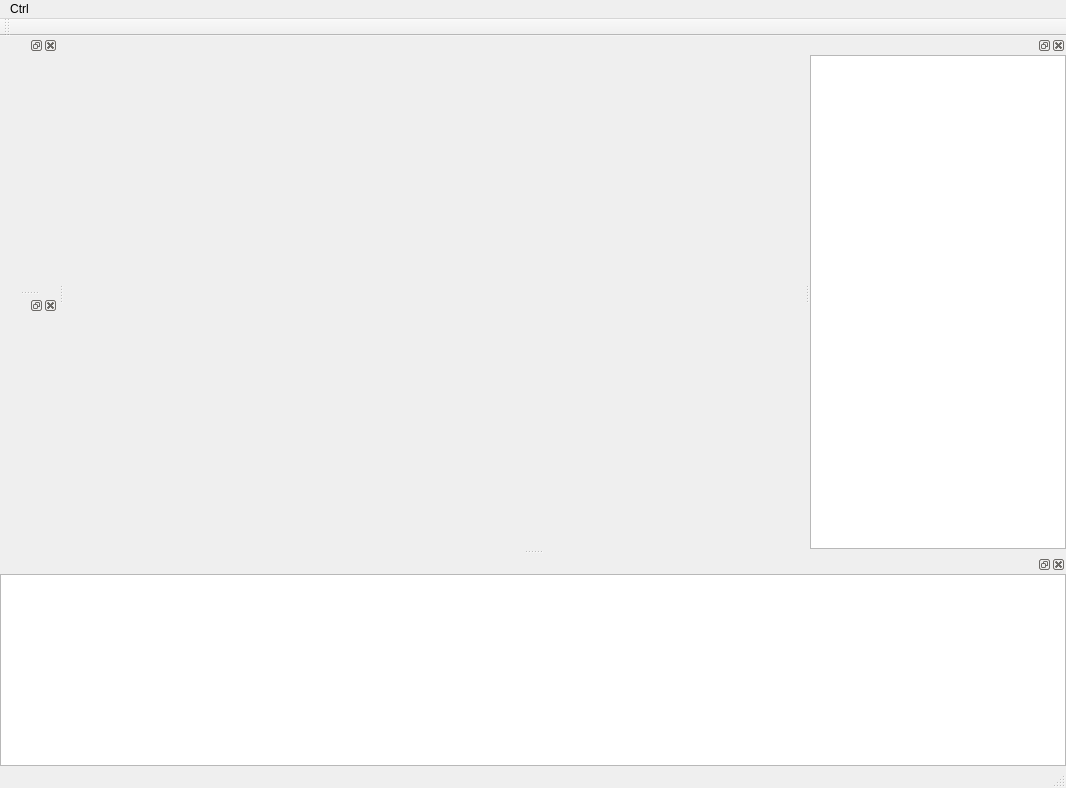
<?xml version="1.0" encoding="UTF-8"?>
<ui version="4.0">
 <class>MissHuoBiClass</class>
 <widget class="QMainWindow" name="MissHuoBiClass">
  <property name="geometry">
   <rect>
    <x>0</x>
    <y>0</y>
    <width>1066</width>
    <height>788</height>
   </rect>
  </property>
  <property name="windowTitle">
   <string>MissHuoBi</string>
  </property>
  <widget class="QWidget" name="centralWidget"/>
  <widget class="QMenuBar" name="menuBar">
   <property name="geometry">
    <rect>
     <x>0</x>
     <y>0</y>
     <width>1066</width>
     <height>23</height>
    </rect>
   </property>
   <widget class="QMenu" name="menuCtrl">
    <property name="title">
     <string>Ctrl</string>
    </property>
    <addaction name="actionConnect"/>
    <addaction name="actionDisconnect"/>
    <addaction name="actionRequest"/>
   </widget>
   <addaction name="menuCtrl"/>
  </widget>
  <widget class="QToolBar" name="mainToolBar">
   <attribute name="toolBarArea">
    <enum>TopToolBarArea</enum>
   </attribute>
   <attribute name="toolBarBreak">
    <bool>false</bool>
   </attribute>
  </widget>
  <widget class="QStatusBar" name="statusBar"/>
  <widget class="QDockWidget" name="dwPanelBoard">
   <attribute name="dockWidgetArea">
    <number>1</number>
   </attribute>
   <widget class="PanelBoard" name="wgPanelBoard"/>
  </widget>
  <widget class="QDockWidget" name="dwMarketBoard">
   <attribute name="dockWidgetArea">
    <number>1</number>
   </attribute>
   <widget class="MarketBoard" name="wgMarketBoard"/>
  </widget>
  <widget class="QDockWidget" name="dockWidget_5">
   <attribute name="dockWidgetArea">
    <number>2</number>
   </attribute>
   <widget class="QWidget" name="dockWidgetContents_4">
    <layout class="QVBoxLayout" name="verticalLayout">
     <property name="spacing">
      <number>9</number>
     </property>
     <property name="leftMargin">
      <number>0</number>
     </property>
     <property name="topMargin">
      <number>0</number>
     </property>
     <property name="rightMargin">
      <number>0</number>
     </property>
     <property name="bottomMargin">
      <number>0</number>
     </property>
     <item>
      <widget class="QTableView" name="tvTradeLog">
       <property name="selectionMode">
        <enum>QAbstractItemView::SingleSelection</enum>
       </property>
       <property name="selectionBehavior">
        <enum>QAbstractItemView::SelectRows</enum>
       </property>
       <property name="verticalScrollMode">
        <enum>QAbstractItemView::ScrollPerPixel</enum>
       </property>
       <property name="horizontalScrollMode">
        <enum>QAbstractItemView::ScrollPerPixel</enum>
       </property>
      </widget>
     </item>
    </layout>
   </widget>
  </widget>
  <widget class="QDockWidget" name="dockLog">
   <attribute name="dockWidgetArea">
    <number>8</number>
   </attribute>
   <widget class="QWidget" name="dwcLog">
    <layout class="QVBoxLayout" name="vlLog">
     <property name="leftMargin">
      <number>0</number>
     </property>
     <property name="topMargin">
      <number>0</number>
     </property>
     <property name="rightMargin">
      <number>0</number>
     </property>
     <property name="bottomMargin">
      <number>0</number>
     </property>
     <item>
      <widget class="QPlainTextEdit" name="edtLog"/>
     </item>
    </layout>
   </widget>
  </widget>
  <action name="actionConnect">
   <property name="text">
    <string>Connect</string>
   </property>
  </action>
  <action name="actionDisconnect">
   <property name="text">
    <string>Disconnect</string>
   </property>
  </action>
  <action name="actionRequest">
   <property name="text">
    <string>Request</string>
   </property>
  </action>
 </widget>
 <layoutdefault spacing="6" margin="11"/>
 <customwidgets>
  <customwidget>
   <class>PanelBoard</class>
   <extends>QWidget</extends>
   <header>panelboard.h</header>
   <container>1</container>
  </customwidget>
  <customwidget>
   <class>MarketBoard</class>
   <extends>QWidget</extends>
   <header>marketboard.h</header>
   <container>1</container>
  </customwidget>
 </customwidgets>
 <resources>
  <include location="misshuobi.qrc"/>
 </resources>
 <connections/>
</ui>
